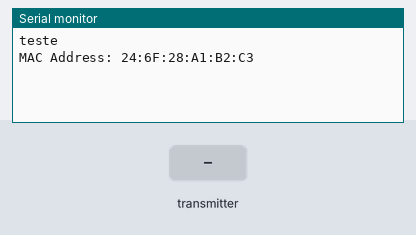
The sketch below on a simulated ESP8266 (NodeMCU). Parts: the last lines printed to the serial monitor. Inputs (shaded band) come from the test bench.

Above: at 2.2 s.
2.3 s: the transmitter starts sending msg = 0
At 2.61 s:
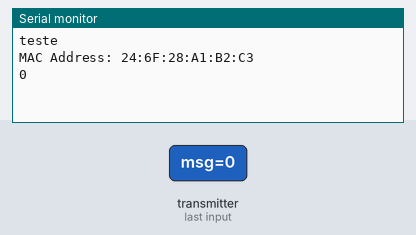
4.3 s: the transmitter starts sending msg = 1
At 4.61 s:
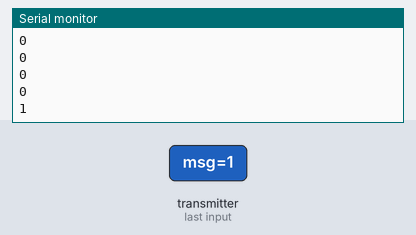

The sketch:

codigo_esp8266_receptor.ino
```cpp
#include <ESP8266WiFi.h>
#include <espnow.h>

typedef struct struct_message {
  char msg[32];
} struct_message;

struct_message incomingData;

void OnDataRecv(uint8_t *mac, uint8_t *incomingDataRaw, uint8_t len) {
  char senderMacStr[18];
  snprintf(senderMacStr, sizeof(senderMacStr), "%02X:%02X:%02X:%02X:%02X:%02X",
           mac[0], mac[1], mac[2], mac[3], mac[4], mac[5]);

  //Serial.print("Mensagem recebida de: ");
  //Serial.println(senderMacStr);

  memcpy(&incomingData, incomingDataRaw, sizeof(incomingData));
  //Serial.print("Conteúdo: ");
  Serial.println(incomingData.msg);
}

void setup() {
  Serial.begin(9600);  // mesma taxa de baud do Arduino
  delay(1000);
  Serial.println("teste");
  Serial.print("MAC Address: ");
  Serial.println(WiFi.macAddress());

  WiFi.mode(WIFI_STA);
  WiFi.disconnect();

  wifi_set_channel(1);  // mesmo canal do emissor

  if (esp_now_init() != 0) {
    Serial.println("Erro ao iniciar ESP-NOW");
    return;
  }

  esp_now_set_self_role(ESP_NOW_ROLE_SLAVE);
  esp_now_register_recv_cb(OnDataRecv);
}

void loop() {
}
```

Measured:
- after the input at 2.3 s, the serial monitor: prints a new line at once (image 1)
- after the input at 4.3 s, the serial monitor: prints a new line at once (image 2)
